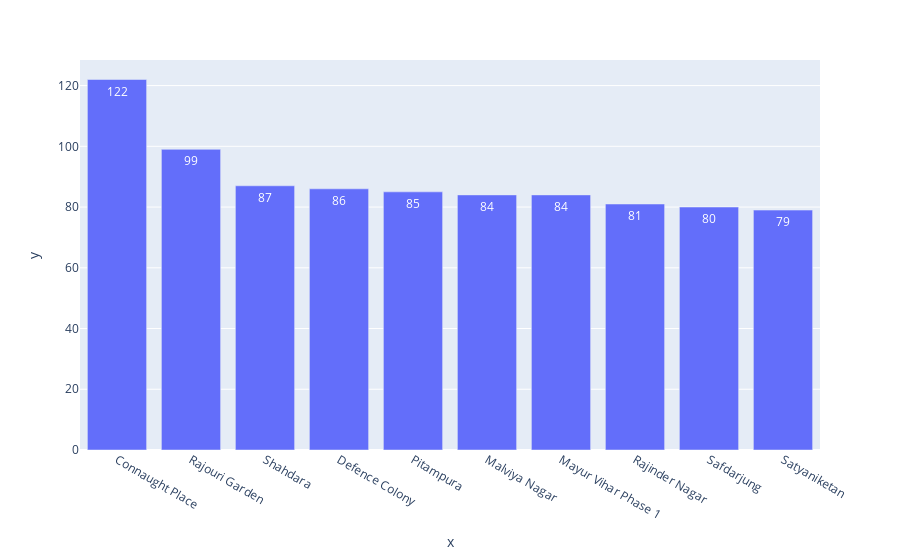

Notebook source saved alongside this figure:
### Code cell
Delhi=final_data[(final_data.City=='New Delhi')]
fig=px.bar(x=Delhi.Locality.value_counts().head(10).index,y=Delhi.Locality.value_counts().head(10),text=Delhi.Locality.value_counts().head(10))
fig.show()

### Figure 1 — Plotly figure (JSON) as saved in the notebook; plotly's stock layout.template omitted (floating-point values rounded to 4 significant figures)
{"data": [{"alignmentgroup": "True", "hovertemplate": "x=%{x}<br>y=%{y}<br>text=%{text}<extra></extra>", "legendgroup": "", "marker": {"color": "#636efa", "pattern": {"shape": ""}}, "name": "", "offsetgroup": "", "orientation": "v", "showlegend": false, "text": [122, 99, 87, 86, 85, 84, 84, 81, 80, 79], "textposition": "auto", "type": "bar", "x": ["Connaught Place", "Rajouri Garden", "Shahdara", "Defence Colony", "Pitampura", "Malviya Nagar", "Mayur Vihar Phase 1", "Rajinder Nagar", "Safdarjung", "Satyaniketan"], "xaxis": "x", "y": [122, 99, 87, 86, 85, 84, 84, 81, 80, 79], "yaxis": "y"}], "layout": {"barmode": "relative", "legend": {"tracegroupgap": 0}, "margin": {"t": 60}, "xaxis": {"anchor": "y", "domain": [0, 1], "title": {"text": "x"}}, "yaxis": {"anchor": "x", "domain": [0, 1], "title": {"text": "y"}}}}
